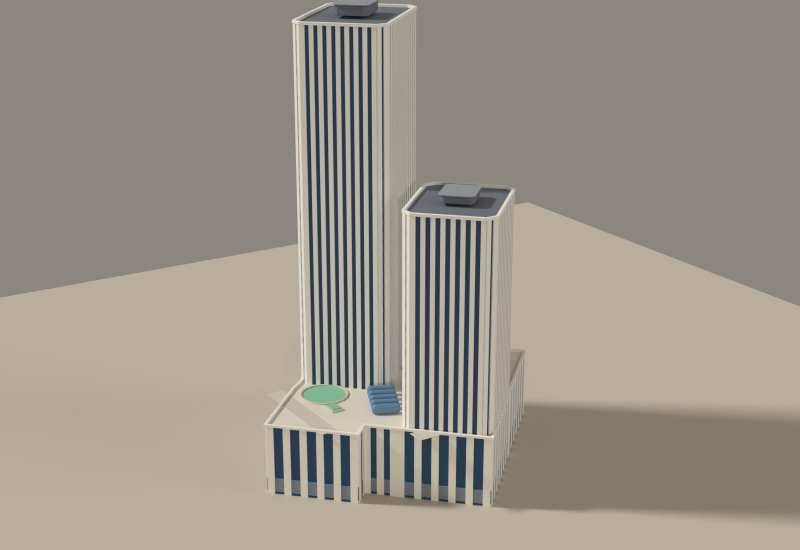
#> input picture artifacts/one-market-plaza-towers/one-market-plaza-towers-aerial.png, 1600 x 1100 px (shown at 1/2 size); its folder holds only this picture in this run
$ python make_contact_sheet.py
#> lines starting #> are read from the running program, lines starting #| are printed output that depends on the picture
"""Compose the One Market Plaza towers review contact sheet from the rendered tiles.

    python3 make_contact_sheet.py [--dir DIR] [--prefix one-market-plaza-towers]

Plain Pillow rather than Blender's compositor: Blender 5.x replaced
`Scene.node_tree` with a compositing node group, and a 3x3 photo montage is not
worth a version-sensitive dependency.

The aerial three-quarter on the Market x Steuart corner is the hero; the top
view is the one that proves the U, the courtyard and the atrium roof.
"""

import argparse
import os

from PIL import Image, ImageDraw, ImageFont

CELL = (700, 470)
COLS = 3
BG = (219, 205, 176)
INK = (58, 53, 48)
TILES = [
    ("aerial", "AERIAL — Mission St, 26 deg: the 172/111 m height contrast"),
    ("top", "TOP — two canted shafts, the plaza, the garden, the canopies"),
    ("night", "NIGHT — scattered lit slots, retail band, lit canopies"),
    ("east", "MISSION STREET (SE 135.2 deg) — the public front"),
    ("north", "STEUART ST / DON CHEE WAY (NE 45.2 deg)"),
    ("south", "SOUTH-WEST flank (225.2 deg)"),
    ("west", "NORTH-WEST (315.2 deg) — the Southern Pacific Building boundary"),
]


def font(size):
    for path in (
        "/System/Library/Fonts/Supplemental/Arial Bold.ttf",
        "/System/Library/Fonts/Helvetica.ttc",
    ):
        if os.path.exists(path):
            try:
                return ImageFont.truetype(path, size)
            except OSError:
                pass
    return ImageFont.load_default()


def main():
    here = os.path.dirname(os.path.abspath(__file__))
    ap = argparse.ArgumentParser()
    ap.add_argument("--dir", default=here)
    ap.add_argument("--prefix", default="one-market-plaza-towers")
    args = ap.parse_args()

    present = [
        (name, label)
        for name, label in TILES
        if os.path.exists(os.path.join(args.dir, f"{args.prefix}-{name}.png"))
    ]
    rows = (len(present) + COLS - 1) // COLS
    sheet = Image.new("RGB", (CELL[0] * COLS, CELL[1] * rows), BG)
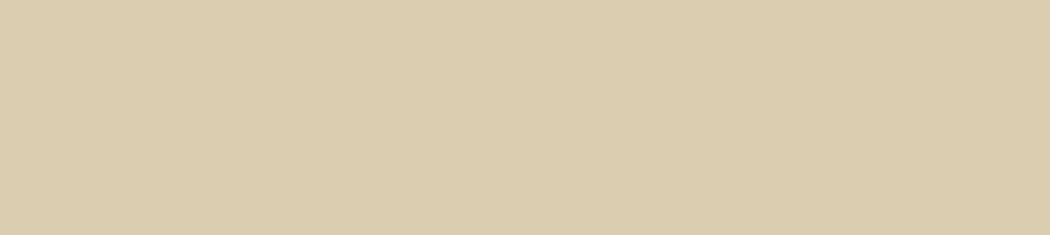
#> sheet: PIL image 2100x470 RGB (shown at 1/2 size); mean R, G, B 219, 205, 176
    draw = ImageDraw.Draw(sheet)
    fnt = font(19)

    for i, (name, label) in enumerate(present):
        img = Image.open(os.path.join(args.dir, f"{args.prefix}-{name}.png")).convert("RGB")
        img.thumbnail((CELL[0] - 16, CELL[1] - 46), Image.LANCZOS)
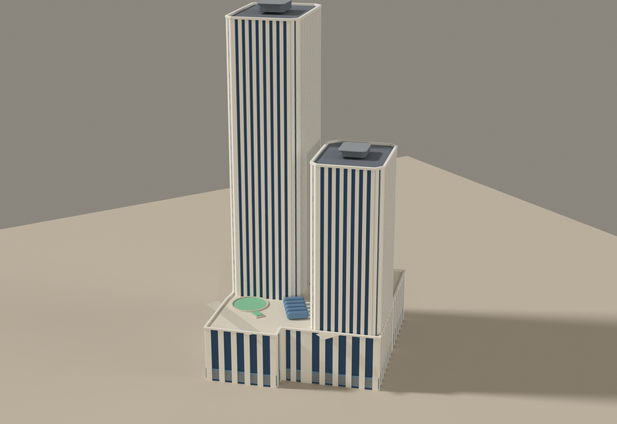
#> img: PIL image 617x424 RGB; mean R, G, B 153.6, 147.4, 135.7
        col, row = i % COLS, i // COLS
        ox = col * CELL[0] + (CELL[0] - img.width) // 2
#> ox = 41
        oy = row * CELL[1] + 34 + (CELL[1] - 46 - img.height) // 2
#> oy = 34
        sheet.paste(img, (ox, oy))
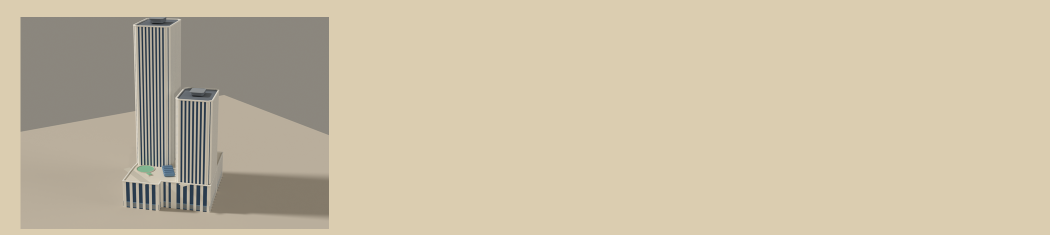
#> sheet: PIL image 2100x470 RGB (shown at 1/2 size); mean R, G, B 201.7, 189.7, 165.3
        draw.text((col * CELL[0] + 14, row * CELL[1] + 10), label, font=fnt, fill=INK)

    out = os.path.join(args.dir, f"{args.prefix}-contact-sheet.png")
    sheet.save(out)
    print(f"[sheet] {out} ({len(present)} tiles)")


if __name__ == "__main__":
    main()
